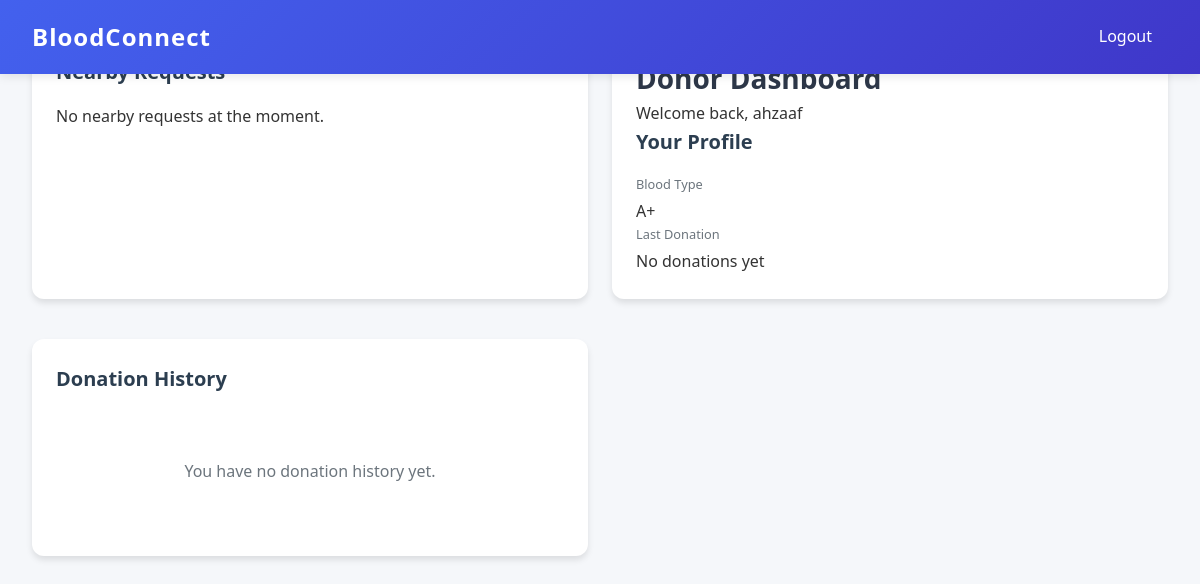
Page /dashboard (signed in) on the earlier database version.
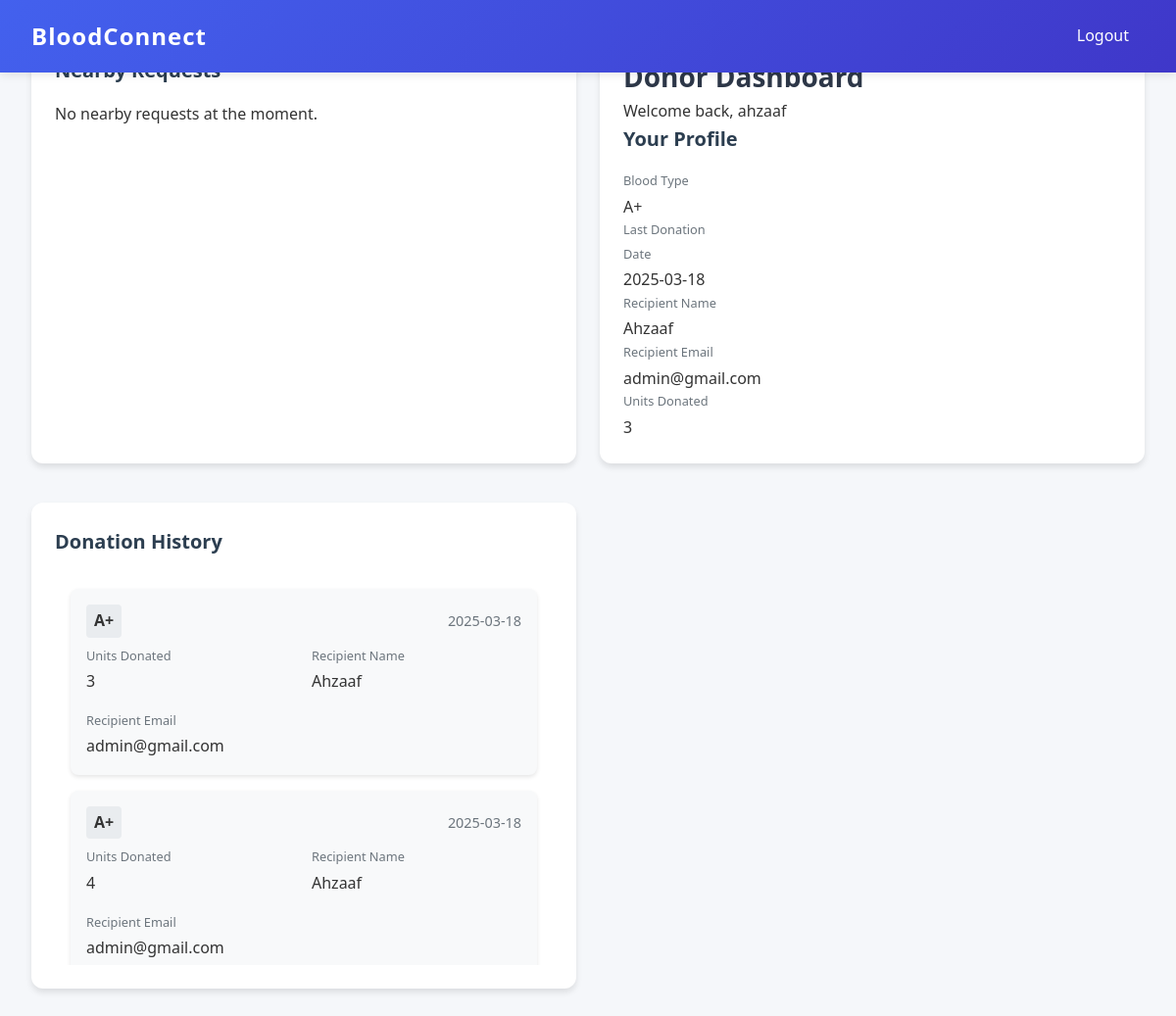
Same page on the later database version.
### app.py (models this page shows)
class Donation(db.Model):
    id = db.Column(db.Integer, primary_key=True)
    donor_id = db.Column(db.Integer, db.ForeignKey('user.id', name='fk_donation_donor_id'), nullable=False)
    recipient_id = db.Column(db.Integer, db.ForeignKey('user.id', name='fk_donation_recipient_id'), nullable=True)
    blood_type = db.Column(db.String(5), nullable=False)
    units = db.Column(db.Integer, nullable=False)
    donation_date = db.Column(db.DateTime, default=datetime.utcnow)
    donor = db.relationship('User', foreign_keys=[donor_id], backref='donations')
    recipient = db.relationship('User', foreign_keys=[recipient_id], backref='received_donations')

class User(UserMixin, db.Model):
    id = db.Column(db.Integer, primary_key=True)
    email = db.Column(db.String(120), unique=True, nullable=False)
    password_hash = db.Column(db.String(256), nullable=False)
    role = db.Column(db.String(20), nullable=False)  # donor, recipient, admin
    name = db.Column(db.String(100), nullable=False)
    blood_type = db.Column(db.String(5))
    latitude = db.Column(db.Float)
    longitude = db.Column(db.Float)
    last_donation = db.Column(db.DateTime)
    is_available = db.Column(db.Boolean, default=True)
    health_conditions = db.Column(db.Text)
    created_at = db.Column(db.DateTime, default=datetime.utcnow)

### app.py (the view, shortened to what this page needs)
@app.route('/dashboard')
@login_required
def dashboard():
    if current_user.role == 'donor':
        nearby_requests = BloodRequest.query.filter_by(blood_type=current_user.blood_type, status='pending').all()
        donations = Donation.query.filter_by(donor_id=current_user.id).all()
        return render_template('donor_dashboard.html', current_user=current_user,
                               requests=nearby_requests, donations=donations,
                               current_time=datetime.utcnow())
    elif current_user.role == 'recipient':
        my_requests = BloodRequest.query.filter_by(recipient_id=current_user.id).all()
        return render_template('recipient_dashboard.html', requests=my_requests)

### app.py (called while the page is built)
@login_manager.user_loader
def load_user(user_id):
    return User.query.get(int(user_id))

### templates/donor_dashboard.html (shortened to what the changed rows need)
{% extends "base.html" %}
{% block content %}
<div class="dashboard">
    <div class="grid">
        <div class="card" id="nearby-requests-card">
            <h2 class="card-title">Nearby Requests</h2>
        </div>
        <div class="card">
            <div class="dashboard-header">
                <h1 class="dashboard-title">Donor Dashboard</h1>
            </div>
            <h2 class="card-title">Your Profile</h2>
            <div class="detail-item">
                <div id="last-donation-details" class="last-donation-details">
                    {% set last_donation = current_user.donations|sort(attribute='donation_date', reverse=True)|first %}
                    {% if last_donation %}
                        <div class="detail-item">
                            <span class="detail-label">Date</span>
                            <span class="detail-value">{{ last_donation.donation_date.strftime('%Y-%m-%d') }}</span>
                        </div>
                        {% if last_donation.recipient %}
                            <div class="detail-item">
                                <span class="detail-label">Recipient Name</span>
                                <span class="detail-value">{{ last_donation.recipient.name }}</span>
                            </div>
                            <div class="detail-item">
                                <span class="detail-label">Recipient Email</span>
                                <span class="detail-value">{{ last_donation.recipient.email }}</span>
                            </div>
                        {% endif %}
                        <div class="detail-item">
                            <span class="detail-label">Units Donated</span>
                            <span class="detail-value">{{ last_donation.units }}</span>
                        </div>
                    {% else %}
                        <span class="detail-value">No donations yet</span>
                    {% endif %}
                </div>
            </div>
        </div>
        <div class="card">
            <h2 class="card-title">Donation History</h2>
            <div class="history-container">
                {% if donations %}
                    {% for donation in donations | sort(attribute='donation_date', reverse=True) %}
                        <div class="history-card">
                            <div class="history-header">
                                <span class="history-type">{{ donation.blood_type }}</span>
                                <span class="history-date">{{ donation.donation_date.strftime('%Y-%m-%d') }}</span>
                            </div>
                            <div class="history-details">
                                <div class="detail-item">
                                    <span class="detail-label">Units Donated</span>
                                    <span class="detail-value">{{ donation.units }}</span>
                                </div>
                                <div class="detail-item">
                                    <span class="detail-label">Recipient Name</span>
                                    <span class="detail-value">{{ donation.recipient.name }}</span>
                                </div>
                                <div class="detail-item">
                                    <span class="detail-label">Recipient Email</span>
                                    <span class="detail-value">{{ donation.recipient.email }}</span>
                                </div>
                            </div>
                        </div>
                    {% endfor %}
                {% else %}
                    <div class="no-history">
                        <p>You have no donation history yet.</p>
                    </div>
                {% endif %}
            </div>
        </div>
    </div>
</div>
{% endblock %}

Differences in the rows shown:
added Donation: donation_date "2025-03-18", units "3", blood_type "A+", recipient.name "Ahzaaf", recipient.email "admin@gmail.com"
now on this page (row edited): User: recipient.name "Ahzaaf", recipient.email "admin@gmail.com"
added Donation: blood_type "A+", donation_date "2025-03-18", units "4", recipient.name "Ahzaaf", recipient.email "admin@gmail.com"
Other differences:
text no longer shown: "No donations yet You have no donation history yet."
text now shown: "Date Recipient Name Recipient Email Units Donated"
